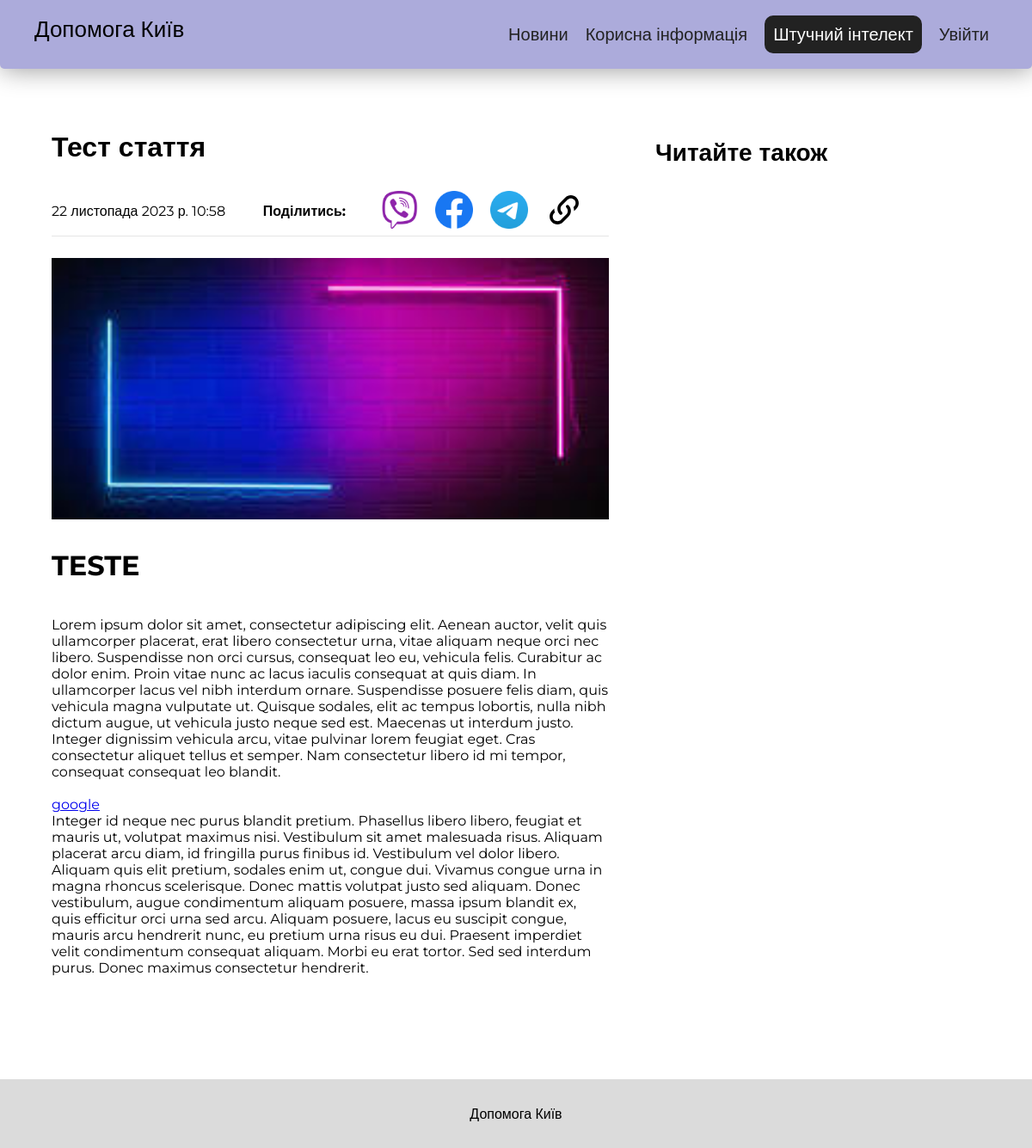
Before: /articles/1 with the older database file.
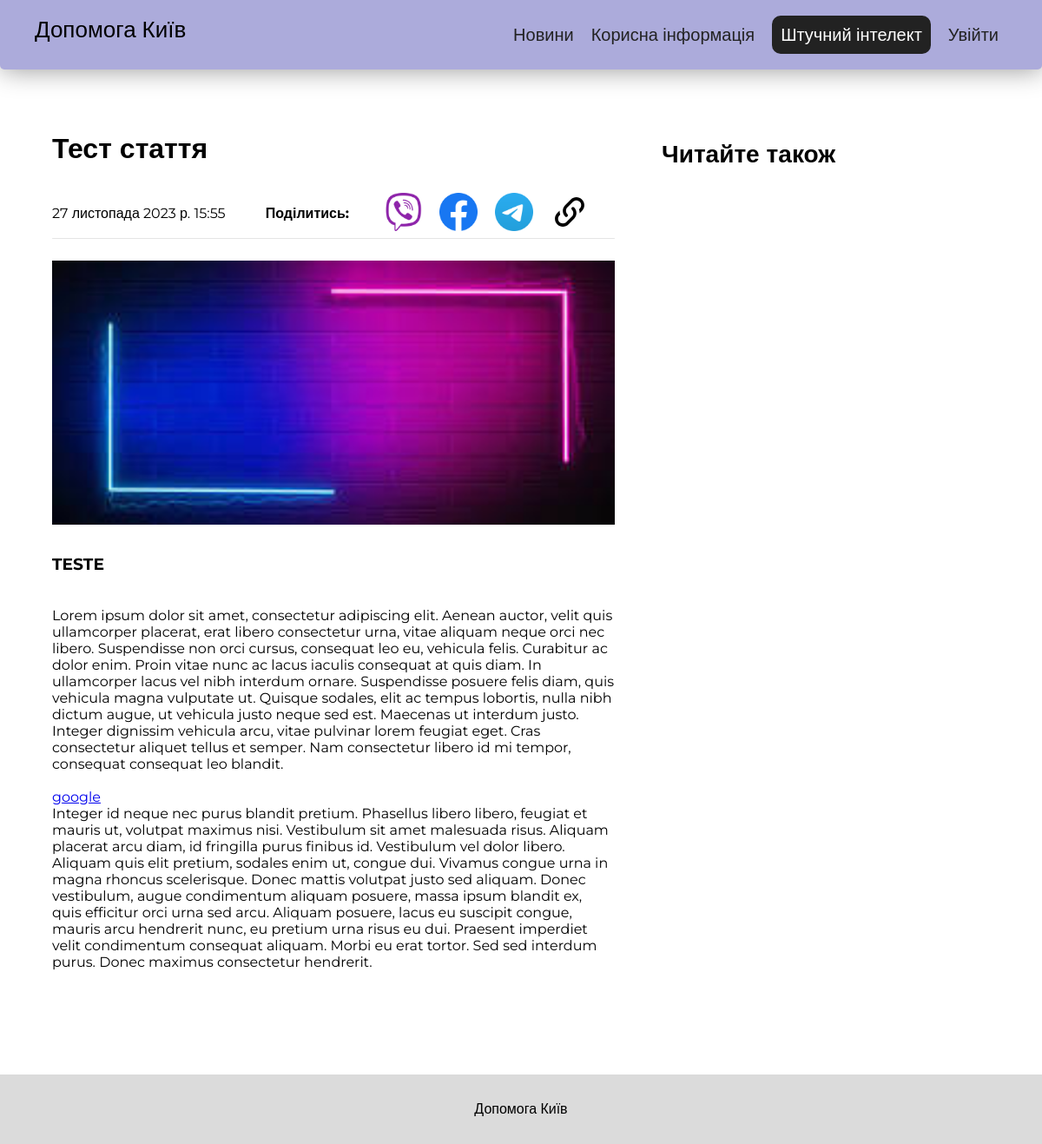
After: the same page with the newer database file.
### main/models.py (models this page shows, shortened)
class Articles(models.Model):
    author = models.ForeignKey(User, on_delete=models.DO_NOTHING)
    name = models.CharField('Назва', max_length=150)
    content = models.TextField('Зміст')
    icon = models.ImageField('Картинка', upload_to = 'main/static/main/ArticleImgs/')
    date = models.DateTimeField("Дата публікації", auto_now_add=True)
    class Meta:
        verbose_name = 'Стаття'
        verbose_name_plural = 'Статті'

### main/views.py (the view)
# urls.py: path('articles/<int:pk>', views.ArticleDetailView.as_view(), name='articles-detail'),
class ArticleDetailView(DetailView):
    model = Articles
    template_name = 'main/article.html'
    context_object_name = 'article'
    def get_context_data(self, **kwargs):
        context = super().get_context_data(**kwargs)
        context["allArticles"] = Articles.objects.all()
        return context

### main/templates/main/article.html (shortened to what this page needs)
{% extends 'main/layout.html' %}
{% load static %}
{% block head %}
    <link rel="stylesheet" href="{% static 'main/css/article.css' %}">
{% endblock %}
{% block content %}
<div class="wrapper">
    <div class="content_sep">
        <div class="info_wrapper">
            <div class="info_header">
                <h1 class="info_title">{{ article.name }}</h1>
                <div class="info_header_sep">
                    <div class="info_date">{{ article.date }}</div>
                    <div class="info_share">
                        <span>Поділитись: </span>
                        <div class="share_buttons">
                            <a class="icon_share" id="share_viber"><img src="{% static 'main/icons/viber.png' %}" alt=""></a>
                            <a class="icon_share" id="share_facebook"><img src="{% static 'main/icons/facebook.png' %}" alt=""></a>
                            <a class="icon_share" id="share_telegram"><img src="{% static 'main/icons/telegram.png' %}" alt=""></a>
                            <a class="icon_share" id="copy_link"><img src="{% static 'main/icons/link.svg' %}" alt=""></a>
                        </div>
                    </div>
                </div>
            </div>
            <img src="{{ article.icon.url }}" class="info_img" alt="">
            <div class="info_content">
                {% autoescape off %}{{ article.content|linebreaksbr }}{% endautoescape %}
            </div>
        </div>
        <div class="sidebar">
            <div class="sidebar_title">
                Читайте також
            </div>
        </div>
    </div>
</div>
{% endblock %}

Changed rows visible on the page:
changed Articles "Тест стаття": date "22 листопада 2023 р. 10:58" → "27 листопада 2023 р. 15:55"
